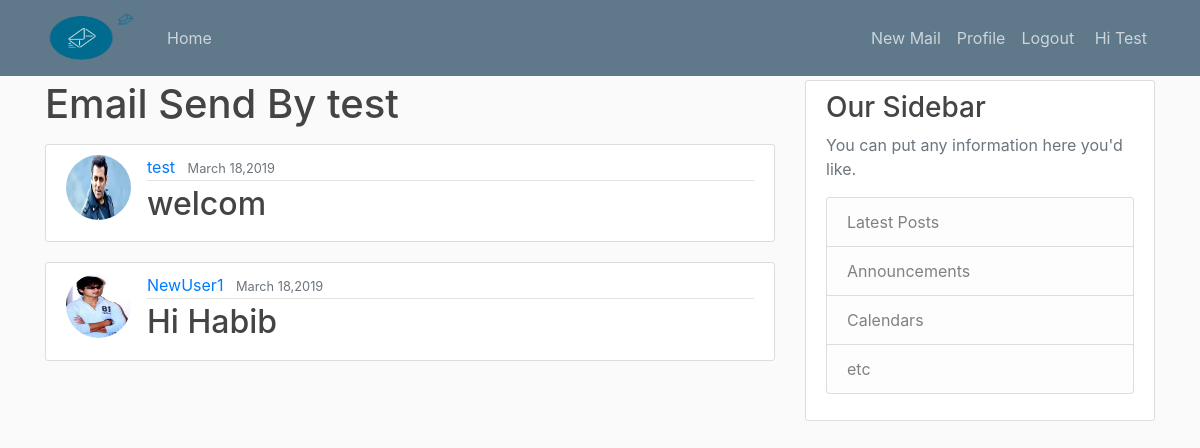
The page /user/test (signed in) on the database its author committed.
### emailapp/models.py (models this page shows, shortened)
class EMailCompose(models.Model):
    email = models.EmailField()
    cc = models.EmailField(default="")
    bcc = models.EmailField(default="")
    subject = models.CharField(max_length=60)
    author = models.ForeignKey(User, on_delete=models.CASCADE,related_name='user')
    date_sented = models.DateTimeField(null=True,blank=True)
    attach = models.FileField(upload_to='email_file',default='default.csv')
    message = models.TextField()

### users/models.py (models this page shows, shortened)
class Profile(models.Model):
    user = models.OneToOneField(User,on_delete=models.CASCADE)
    image = models.ImageField(default='default.jpg',upload_to='profile_pics')

### emailapp/views.py (the view)
# urls.py: path('user/<str:username>',views.UserEmailList.as_view(),name='mail-detail'),
class UserEmailList(LoginRequiredMixin,ListView):
    model = EMailCompose
    template_name = 'emailapp/user_eamil.html' #<app>/<model>_<viewtype>.html
    context_object_name = 'email'

### emailapp/templates/emailapp/user_eamil.html
{% extends "emailapp/base.html" %}
{% block content %}
    <h1 class="mb-3">Email Send By {{ view.kwargs.username }}</h1>
        {% for mail in email %}
           <article class="media content-section">
           <img class="rounded-circle article-img" src="{{ mail.author.profile.image.url }}">
              <div class="media-body">
                <div class="article-metadata">
                  <a class="mr-2" href="{% url 'mail-detail' mail.author.username %}">{{ mail.author }}</a>
                  <small class="text-muted">{{ mail.date_sented|date:"F d,Y"}}</small>
                </div>
                <h2><a class="article-title" href="{% url 'mail-detail' mail.pk %}">{{ mail.subject }}</a></h2>
              </div>
            </article>
        {% endfor %}
{% endblock %}

### emailapp/templates/emailapp/navbar.html (shortened to what this page needs)
{% load static %}
<header class="site-header">
  <nav class="navbar navbar-expand-md navbar-dark bg-steel fixed-top">
    <div class="container">
      <a class="navbar-brand mr-4" href="{% url 'mail-list' %}">
          <img src="{% static 'emailapp/image/logo2.png' %}" height="50px" width="90px">
      </a>
      <div class="collapse navbar-collapse" id="navbarToggle">
        <div class="navbar-nav mr-auto">
          <a class="nav-item nav-link" href="{% url 'mail-list' %}">Home</a>
        </div>
        <div class="navbar-nav">
            {% if user.is_authenticated %}
                <a class="nav-item nav-link" href="{% url 'mail-create' %}">New Mail</a>
                <a class="nav-item nav-link" href="{% url 'users:profile' %}">Profile</a>
                <a class="nav-item nav-link" href="{% url 'users:logout' %}">Logout</a>
                <a class="nav-item nav-link" href="{% url 'users:register' %}">
                <span class="caret"> &nbspHi {{request.user|title}}</span>
            </a>
            {% else %}
              <a class="nav-item nav-link" href="{% url 'users:login' %}">Login</a>
              <a class="nav-item nav-link" href="{% url 'users:register' %}">Register</a>
            {% endif %}
        </div>
      </div>
    </div>
  </nav>
</header>

### emailapp/static/emailapp/main.css (style rules this page uses)
body { background: #fafafa; color: #333333; margin-top: 5rem; }
h1, h2, h3, h4, h5, h6 { color: #444444; }
.bg-steel { background-color: #5f788a; }
.site-header .navbar-nav .nav-link { color: #cbd5db; }
.content-section { background: #ffffff; padding: 10px 20px; border: 1px solid #dddddd; border-radius: 3px; margin-bottom: 20px; }
.article-title { color: #444444; }
.article-img { height: 65px; width: 65px; margin-right: 16px; }
.article-metadata { padding-bottom: 1px; margin-bottom: 4px; border-bottom: 1px solid #e3e3e3 }

### rows shown on the page
EMailCompose: author.profile.image (picture), author "test", date_sented "March 18,2019", subject "welcom"
EMailCompose: author.profile.image (picture), author "NewUser1", date_sented "March 18,2019", subject "Hi Habib"

### other values the page prints
{{ request.user|title }} "Test"
{{ view.kwargs.username }} "test"
